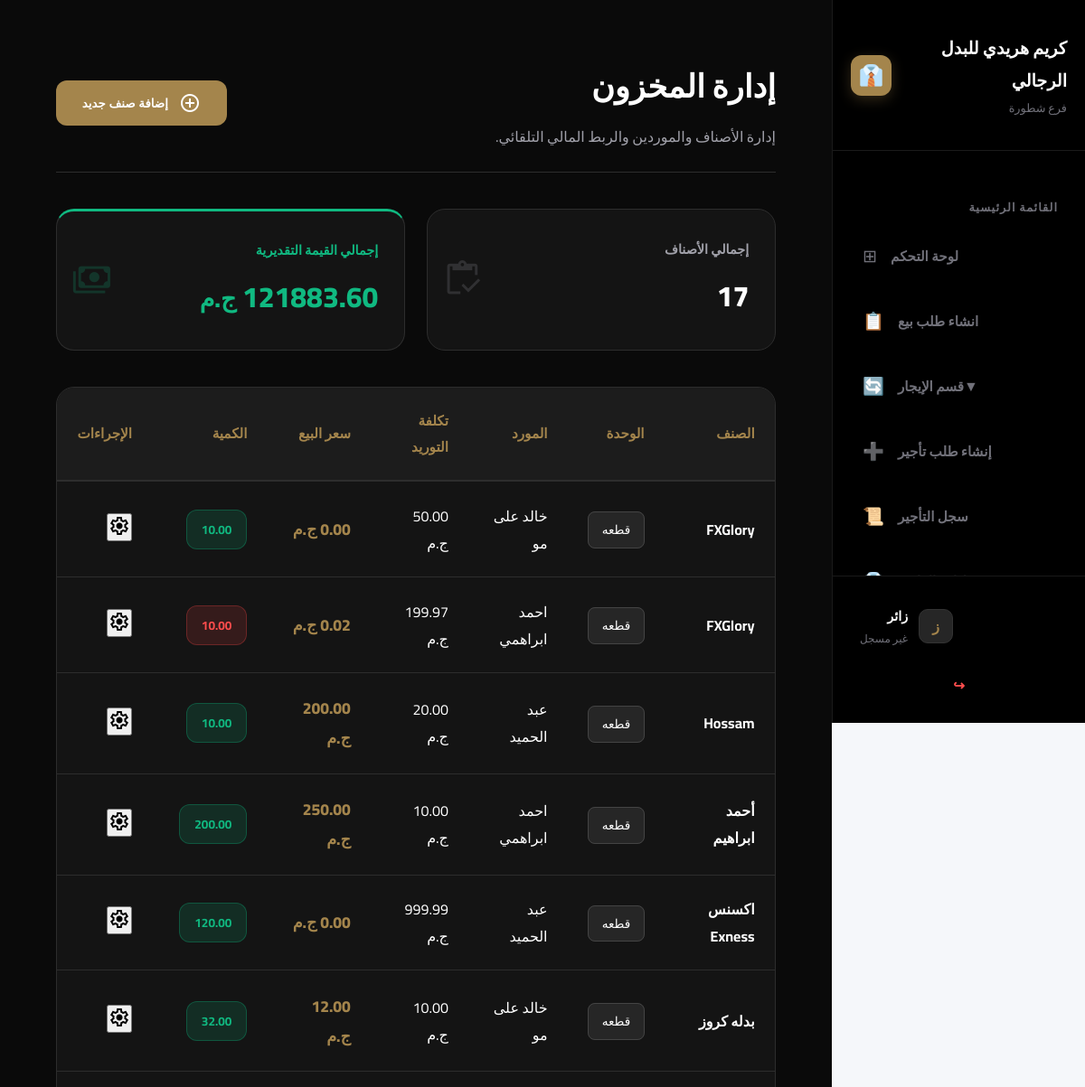
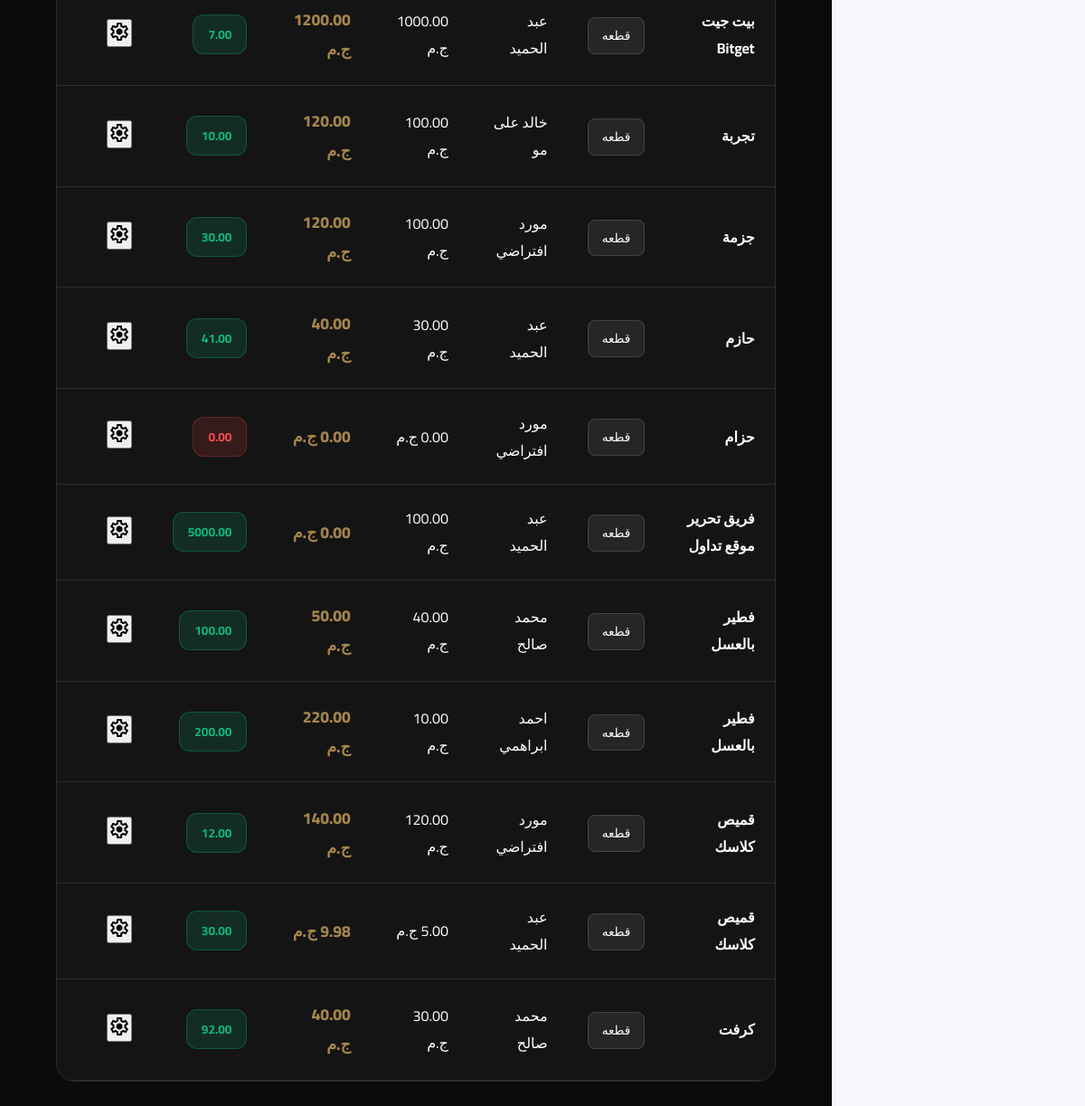
The page /pos/inventory/ on the database its author committed (2 pictures, top to bottom).
### pos/models.py (models this page shows, shortened)
class InventoryItem(models.Model):
    name = models.CharField(max_length=200, verbose_name="اسم الصنف")
    category = models.ForeignKey(IngredientCategory, on_delete=models.CASCADE, related_name='items', verbose_name="الفئة")
    size = models.ForeignKey(Size_choices, on_delete=models.CASCADE, verbose_name="الحجم")
    color = models.ForeignKey(Colors_choices, on_delete=models.CASCADE, verbose_name="اللون")
    quantity = models.PositiveIntegerField(verbose_name="الكمية الحالية")
    min_limit = models.PositiveIntegerField(verbose_name="حد الطلب (الحد الأدنى)")
    unit = models.ForeignKey(Unit_choices, on_delete=models.CASCADE, verbose_name="الوحدة")
    unit_cost = models.DecimalField(max_digits=10, decimal_places=2, verbose_name="سعر الوحدة")
    supply_cost = models.DecimalField(max_digits=10, decimal_places=2, verbose_name="تكلفة التوريد")
    profit = models.DecimalField(max_digits=10, decimal_places=2, verbose_name="الربح المتوقع")
    updated_at = models.DateTimeField(auto_now=True, verbose_name="آخر تحديث")
    Supplier = models.ForeignKey(Supplier, on_delete=models.CASCADE, verbose_name="المورد")
    is_rental = models.BooleanField(default=False, verbose_name="هل الصنف للإيجار؟")
    rental_code = models.CharField(max_length=20, unique=True, null=True, blank=True, editable=False, verbose_name="كود الصنف")

class Supplier(models.Model):
    name = models.CharField(max_length=400, verbose_name="اسم المورد")
    mobil = models.CharField(max_length=15)
    address = models.CharField(max_length=1000, verbose_name="عنوان المورد")
    category = models.CharField(max_length=200, null=True, blank=True, verbose_name="التصنيف")
    number_of_supplies = models.PositiveIntegerField(default=0)

### categories/models.py (models this page shows)
class Unit_choices(models.Model):
    unit = models.CharField (max_length=100, verbose_name="وحدات التخزين")
    def __str__(self):
        return self.unit

### pos/views.py (the view)
# urls.py: path('inventory/', views.inventory_management, name='inventory_management'),
def inventory_management(request):
    items = InventoryItem.objects.all().order_by('name')
    low_stock_count = items.filter(quantity__lte=F('min_limit')).count()
    inventory_value = sum(item.quantity * item.unit_cost for item in items)
    category_filter = request.GET.get('category')
    if category_filter and category_filter != 'all':
        items = items.filter(category_id=category_filter)
    context = {
        'items': items,
        'categories': IngredientCategory.objects.all(),
        'units': Unit_choices.objects.all(),
        'suppliers': Supplier.objects.all(),
        'sizes': Size_choices.objects.all(),
        'colors': Colors_choices.objects.all(),
        'total_items_count': items.count(),
        'low_stock_count': low_stock_count,
        'inventory_value': inventory_value,
        'selected_category': category_filter,
    }
    return render(request, 'pos/inventory_management.html', context)

### accounts/context_processors.py (called while the page is built)
def notifications_processor(request):
    if request.user.is_authenticated:
        notifications = Notification.objects.filter(user=request.user, is_deleted=False).order_by('-created_at')[:10]
    else:
        notifications = []
    return {'notifications': notifications}

### categories/models.py (called while the page is built)
    def __str__(self):
        return self.category

### templates/pos/inventory_management.html (shortened to what this page needs)
{% extends 'base.html' %}
{% load static %}
{% block extra_css %}
    <link rel="stylesheet" href="{% static 'css/inventory.css' %}">
{% endblock %}
{% block content %}
<div class="inventory-page-wrapper" dir="rtl">
    <header class="inventory-main-header">
        <div class="header-text">
            <h1 class="page-title">إدارة المخزون</h1>
            <p class="page-subtitle">إدارة الأصناف والموردين والربط المالي التلقائي.</p>
        </div>
        <div class="header-actions">
            <button onclick="openModal('addItemModal')" class="btn-primary-luxury">
                <span class="material-symbols-outlined">add_circle</span>
                <span class="btn-text">إضافة صنف جديد</span>
            </button>
        </div>
    </header>
    <section class="stats-container">
        <div class="luxury-card stat-item">
            <div class="stat-info"><span class="label">إجمالي الأصناف</span><span class="value">{{ items.count }}</span></div>
            <span class="material-symbols-outlined icon-bg">inventory</span>
        </div>
        <div class="luxury-card stat-item total-value-border">
            <div class="stat-info">
                <span class="label text-emerald">إجمالي القيمة التقديرية</span>
                <span class="value text-emerald">{{ inventory_value|floatformat:2 }} <small>ج.م</small></span>
            </div>
            <span class="material-symbols-outlined icon-bg emerald-icon">payments</span>
        </div>
    </section>
    <div class="inventory-table-container">
        <table class="luxury-data-table" id="inventoryTable">
            <thead>
                <tr>
                    <th>الصنف</th>
                    <th>الوحدة</th>
                    <th>المورد</th>
                    <th>تكلفة التوريد</th>
                    <th>سعر البيع</th>
                    <th>الكمية</th>
                    <th class="text-center">الإجراءات</th>
                </tr>
            </thead>
            <tbody>
                {% for item in items %}
                <tr>
                    <td><strong>{{ item.name }}</strong></td>
                    <td><span class="unit-badge">{{ item.unit }}</span></td>
                    <td><span class="table-text-muted">{{ item.Supplier.name|default:"-" }}</span></td>
                    <td><span class="price-text">{{ item.supply_cost }} ج.م</span></td>
                    <td><span class="price-text-gold">{{ item.unit_cost }} ج.م</span></td>
                    <td>
                        <div class="status-badge-luxury {% if item.quantity <= item.min_limit %}status-red{% else %}status-green{% endif %}">
                            {{ item.quantity|floatformat:2 }}
                        </div>
                    </td>
                    <td class="text-center">
                        <button onclick="openControlModal('{{ item.id }}', '{{ item.name }}', '{{ item.unit_cost }}', '{{ item.supply_cost }}')" class="btn-action-icon edit-btn">
                            <span class="material-symbols-outlined">settings</span>
                        </button>
                    </td>
                </tr>
                {% endfor %}
            </tbody>
        </table>
    </div>
</div>
{% endblock %}

### static/css/sidebar.css (style rules this page uses)
:root { --accent-gold: #a4854c; --surface-dark: #111111; --bg-active: #1c1c1c; --text-gold: #bc9c65; --text-white: #ffffff; --text-dim: #71717a; --sidebar-width: 280px; }

### static/css/inventory.css (style rules this page uses)
:root { --bg-page: #0a0a0a; --surface-card: #141414; --border-color: #2d2d2d; --accent-gold: #a4854c; --text-white: #ffffff; --text-muted: #a1a1aa; --text-dim: #71717a; --luxury-shadow: 0 20px 50px rgba(0, 0, 0, 0.7); --transition: all 0.3s ease; }
.inventory-page-wrapper { background-color: var(--bg-page); min-height: 100vh; padding: 2rem; color: var(--text-white); font-family: 'Cairo', sans-serif; }
.inventory-main-header { display: flex; justify-content: space-between; align-items: center; margin-bottom: 2.5rem; border-bottom: 1px solid var(--border-color); padding-bottom: 1.5rem; }
.page-title { font-size: 2.2rem; font-weight: 800; color: var(--text-white); margin: 0; }
.page-subtitle { color: var(--text-muted); margin-top: 0.5rem; font-size: 1rem; }
.btn-primary-luxury { background: var(--accent-gold); color: #ffffff !important; border: none; padding: 0.8rem 1.8rem; border-radius: 12px; display: flex; align-items: center; gap: 0.75rem; font-weight: 700; cursor: pointer; transition: var(--transition); }
.stats-container { display: grid; grid-template-columns: repeat(auto-fit, minmax(240px, 1fr)); gap: 1.5rem; margin-bottom: 2.5rem; }
.luxury-card { background: var(--surface-card); border: 1px solid var(--border-color); border-radius: 20px; padding: 1.8rem; display: flex; justify-content: space-between; align-items: center; position: relative; overflow: hidden; }
.stat-info .label { display: block; font-size: 0.9rem; font-weight: 600; color: var(--text-muted); margin-bottom: 0.5rem; }
.stat-info .value { font-size: 2rem; font-weight: 800; color: var(--text-white); }
.icon-bg { font-size: 2.8rem !important; opacity: 0.2; color: var(--text-muted); position: absolute; left: 1rem; }
.total-value-border { border-top: 3px solid #10b981; }
.text-emerald { color: #10b981 !important; }
.emerald-icon { color: #10b981; }
.inventory-table-container { background: var(--surface-card); border: 1px solid var(--border-color); border-radius: 20px; overflow: hidden; }
.luxury-data-table { width: 100%; border-collapse: collapse; }
.luxury-data-table thead th { background: #1c1c1c; padding: 1.4rem; text-align: right; color: var(--accent-gold); font-size: 0.95rem; font-weight: 700; border-bottom: 2px solid var(--border-color); }
.luxury-data-table tbody td { padding: 1.4rem; border-bottom: 1px solid var(--border-color); color: #ffffff !important; }
.unit-badge { background: #262626; color: var(--text-white); padding: 0.4rem 0.9rem; border-radius: 8px; font-size: 0.85rem; border: 1px solid #444; }
.price-text-gold { color: var(--accent-gold); font-weight: 800; font-size: 1.1rem; }
.status-badge-luxury { display: inline-flex; align-items: center; gap: 0.6rem; padding: 0.5rem 1rem; border-radius: 12px; font-size: 0.85rem; font-weight: 700; }
.status-red { background: rgba(239, 68, 68, 0.15); color: #ff4d4d; border: 1px solid rgba(239, 68, 68, 0.3); }
.status-green { background: rgba(16, 185, 129, 0.15); color: #10b981; border: 1px solid rgba(16, 185, 129, 0.3); }

### templates/base.html (style rules this page uses)
* { margin: 0; padding: 0; box-sizing: border-box; }
body { font-family: 'Cairo', sans-serif; background-color: #f5f7fa; margin: 0; padding-right: 280px; min-height: 100vh; }

### rows shown on the page
InventoryItem: name "FXGlory", unit "قطعه", Supplier.name "خالد على مو", supply_cost "50.00", unit_cost "0.00", quantity "10.00"
InventoryItem: name "FXGlory", unit "قطعه", Supplier.name "احمد ابراهمي", supply_cost "199.97", unit_cost "0.02", quantity "10.00"
InventoryItem: name "Hossam", unit "قطعه", Supplier.name "عبد الحميد", supply_cost "20.00", unit_cost "200.00", quantity "10.00"
InventoryItem: name "أحمد ابراهيم", unit "قطعه", Supplier.name "احمد ابراهمي", supply_cost "10.00", unit_cost "250.00", quantity "200.00"
InventoryItem: name "اكسنس Exness", unit "قطعه", Supplier.name "عبد الحميد", supply_cost "999.99", unit_cost "0.00", quantity "120.00"
InventoryItem: name "بدله كروز", unit "قطعه", Supplier.name "خالد على مو", supply_cost "10.00", unit_cost "12.00", quantity "32.00"
InventoryItem: name "بيت جيت Bitget", unit "قطعه", Supplier.name "عبد الحميد", supply_cost "1000.00", unit_cost "1200.00", quantity "7.00"
InventoryItem: name "تجربة", unit "قطعه", Supplier.name "خالد على مو", supply_cost "100.00", unit_cost "120.00", quantity "10.00"
InventoryItem: name "جزمة", unit "قطعه", Supplier.name "مورد افتراضي", supply_cost "100.00", unit_cost "120.00", quantity "30.00"
InventoryItem: name "حازم", unit "قطعه", Supplier.name "عبد الحميد", supply_cost "30.00", unit_cost "40.00", quantity "41.00"
InventoryItem: name "حزام", unit "قطعه", Supplier.name "مورد افتراضي", supply_cost "0.00", unit_cost "0.00", quantity "0.00"
InventoryItem: name "فريق تحرير موقع تداول", unit "قطعه", Supplier.name "عبد الحميد", supply_cost "100.00", unit_cost "0.00", quantity "5000.00"
InventoryItem: name "فطير بالعسل", unit "قطعه", Supplier.name "محمد صالح", supply_cost "40.00", unit_cost "50.00", quantity "100.00"
InventoryItem: name "فطير بالعسل", unit "قطعه", Supplier.name "احمد ابراهمي", supply_cost "10.00", unit_cost "220.00", quantity "200.00"
InventoryItem: name "قميص كلاسك", unit "قطعه", Supplier.name "مورد افتراضي", supply_cost "120.00", unit_cost "140.00", quantity "12.00"
InventoryItem: name "قميص كلاسك", unit "قطعه", Supplier.name "عبد الحميد", supply_cost "5.00", unit_cost "9.98", quantity "30.00"
InventoryItem: name "كرفت", unit "قطعه", Supplier.name "محمد صالح", supply_cost "30.00", unit_cost "40.00", quantity "92.00"

### other values the page prints
{{ items.count }} "17"
{{ inventory_value|floatformat:2 }} "121883.60"
